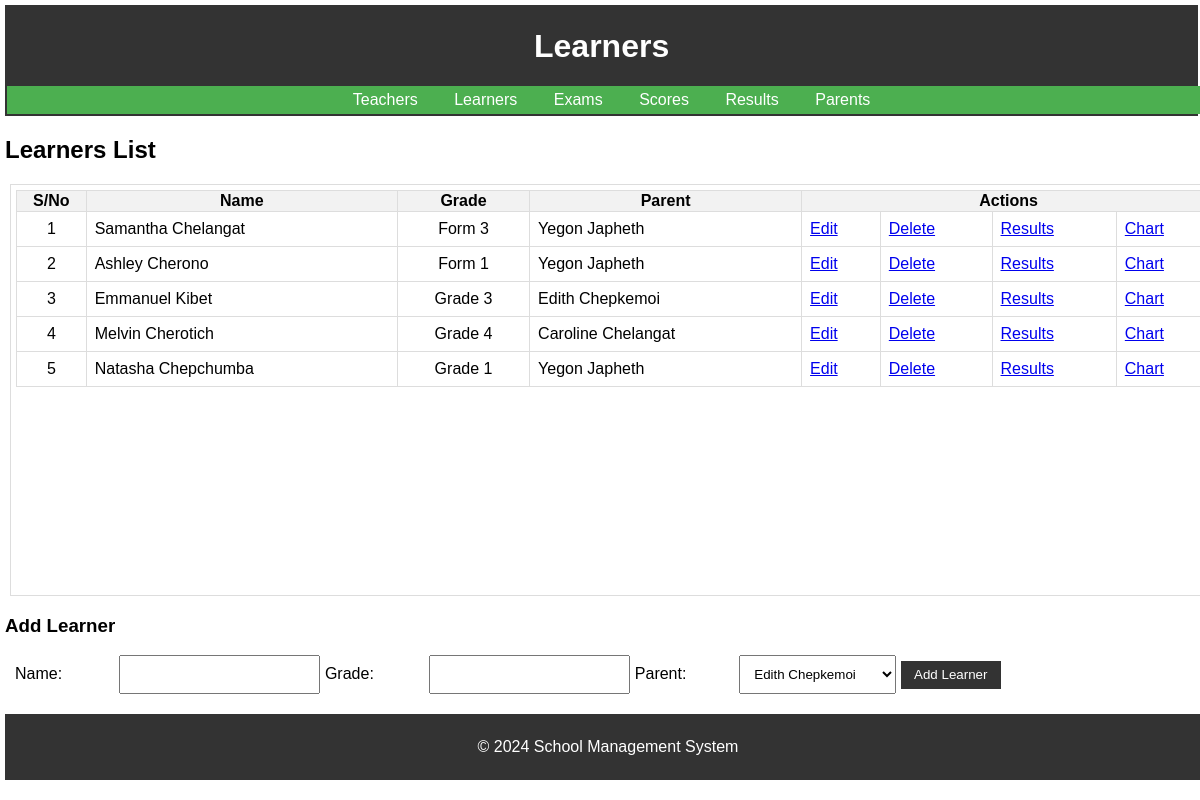
Before: /students with the older database file.
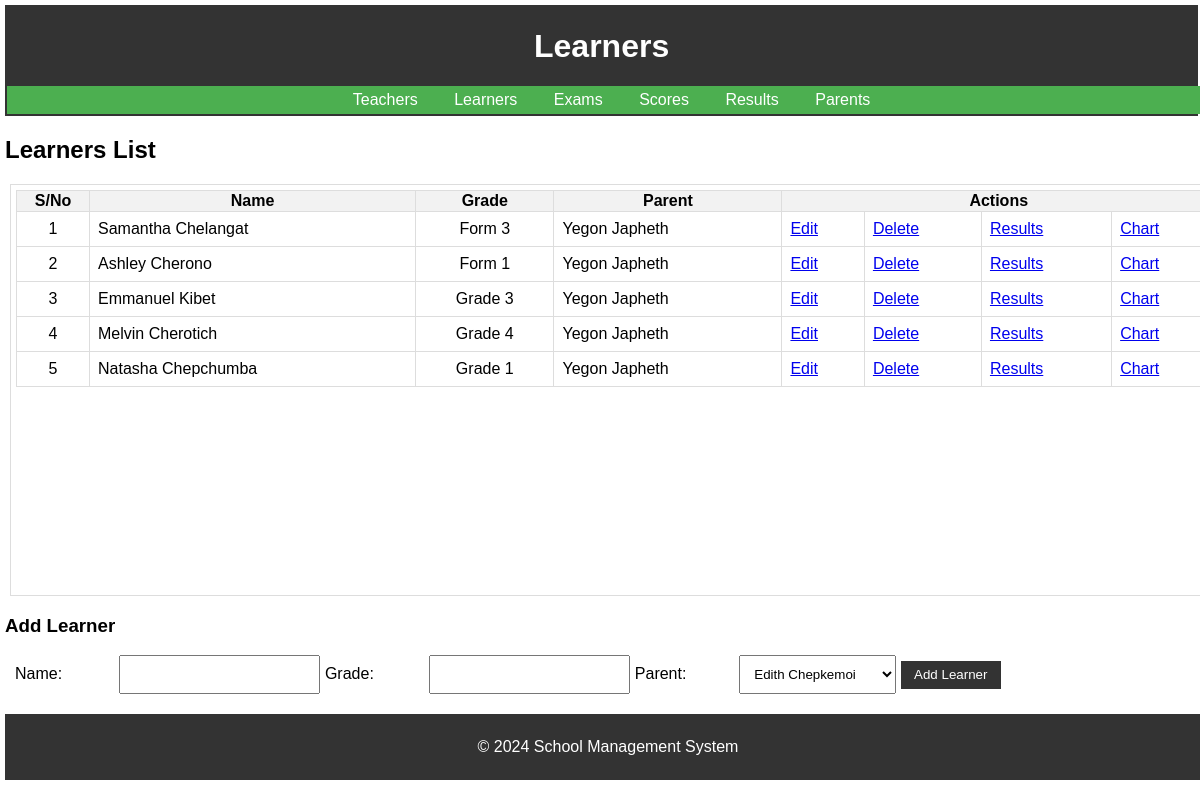
After: the same page with the newer database file.
### models.py (models this page shows)
class BaseModel(Model):
    class Meta:
        database = db

class Student(BaseModel):
    name = CharField()
    grade = CharField(unique=True)
    parent = ForeignKeyField(Parent, backref="students")

class Parent(BaseModel):
    name = CharField()
    email = CharField(unique=True)
    phone = CharField(null=True)
    password = CharField()

### app.py (the view)
@app.route("/students", methods=["GET", "POST"])
def students():
    if request.method == "POST":
        name = request.form["name"]
        grade = request.form["grade"]
        parent_id = request.form.get("parent_id")
        Student.create(name=name, grade=grade, parent=parent_id)
        return redirect(url_for("students"))
    students = Student.select()
    parents = Parent.select()
    app.logger.info("Learners page accessed")
    return render_template("students.html", students=students, parents=parents)

### app.py (called while the page is built)
@app.before_request
def before_request():
    g.db = db
    if g.db.is_closed():
        g.db.connect()

### templates/students.html (shortened to what this page needs)
<!DOCTYPE html>
<html lang="en">
<head>
    <link rel="stylesheet" href="{{ url_for('static', filename='styles.css') }}">
</head>
<body>
    <header>
        <h1>Learners</h1>
        <nav>
            <a href="{{ url_for('teachers') }}">Teachers</a>
            <a href="{{ url_for('students') }}">Learners</a>
            <a href="{{ url_for('exams') }}">Exams</a>
            <a href="{{ url_for('scores') }}">Scores</a>
            <a href="{{ url_for('results') }}">Results</a>
            <a href="{{ url_for('parents') }}">Parents</a>
        </nav>
    </header>
    <main>
        <h2>Learners List</h2>
<div>
        <table id="cd">
            <thead>
                <tr>
		    <th>S/No</th>
                    <th>Name</th>
                    <th>Grade</th>
                    <th>Parent</th>
                    <th colspan="4">Actions</th>
                </tr>
            </thead>
            <tbody>
                {% for student in students %}
                    <tr>
			<td>{{ loop.index }}</td>
                        <td>{{ student.name }}</td>
                        <td>{{ student.grade }}</td>
                        <td>{{ student.parent.name if student.parent else 'No Parent' }}</td>
                        <td>
                            <a href="{{ url_for('edit_student', student_id=student.id) }}">Edit</a>
			</td>
			<td>
                            <a href="javascript:void(0);" onclick="confirmDelete({{ student.id }})">Delete</a>
                        </td>
			<td>
			    <a href="{{ url_for('learner_results', student_id=student.id) }}">Results</a>
			</td>
			<td>
			    <a href="{{ url_for('learner_report', student_id=student.id) }}">Chart</a>
			</td>
                    </tr>
                {% endfor %}
            </tbody>
        </table>
</div>
        <h3>Add Learner</h3>
        <form action="{{ url_for('students') }}" method="POST">
            <label for="name">Name:</label>
            <input type="text" id="name" name="name" required>
            <label for="grade">Grade:</label>
            <input type="text" id="grade" name="grade" required>
            <label for="parent_id">Parent:</label>
            <select id="parent_id" name="parent_id">
                {% for parent in parents %}
                    <option value="{{ parent.id }}">{{ parent.name }}</option>
                {% endfor %}
            </select>
            <button type="submit">Add Learner</button>
        </form>
    </main>
    <footer>
        <p>&copy; 2024 School Management System</p>
    </footer>
</body>
</html>

### static/styles.css (style rules this page uses)
body { font-family: Arial, sans-serif; margin: 0; padding: 5px; }
header { width: 100%; background-color: #333; color: #fff; padding: 0.1em; text-align: center; top: 0; position: sticky; }
nav { width: 100vw; overflow: auto; background-color: #4CAF50; color: #fff; padding: 5px; white-space: nowrap; text-align: center; }
nav a { color: #fff; text-decoration: none; margin: 0 1em; }
main { padding: 0; }
footer { background-color: #333; color: #fff; text-align: center; padding: 0.5em; position: sticky; width: 100%; bottom: 0; }
form { width: 100vw; margin: 10px; }
label { width: 100px; display: inline-block; margin: 0; }
input, select { width: auto; padding: 10px; margin-bottom: 10px; }
button { padding: 0.5em 1em; background-color: #333; color: #fff; border: none; cursor: pointer; }
table { width: 100%; border-collapse: collapse; margin-bottom: 0.5em; }
table, th, td { border: 1px solid #ddd; }
td { padding: 0.5em; text-align: left; }
th { background-color: #f2f2f2; }
h1, p, #c td:nth-child(1), #c td:nth-child(4), #cd td:nth-child(1), #cd td:nth-child(3) { text-align: center; }
div { width: 100vw; height: 50vh; margin: 5px; padding: 5px; border: 1px solid #ddd; white-space: nowrap; overflow: auto; }

Changed rows visible on the page:
changed Student "Emmanuel Kibet": parent "Edith Chepkemoi" → "Yegon Japheth"
changed Student "Melvin Cherotich": parent "Caroline Chelangat" → "Yegon Japheth"
